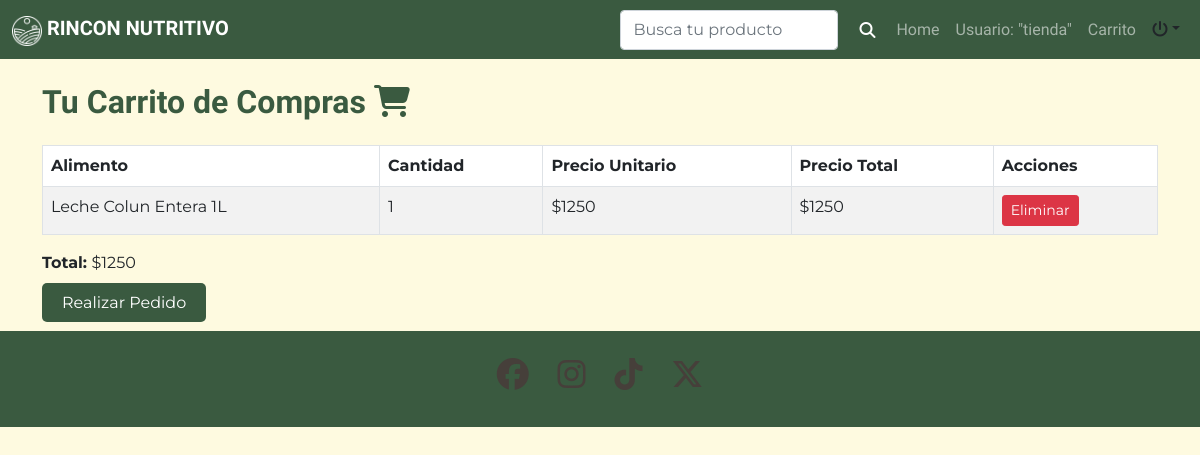
Page /carrito/ (signed in) on the earlier database version.
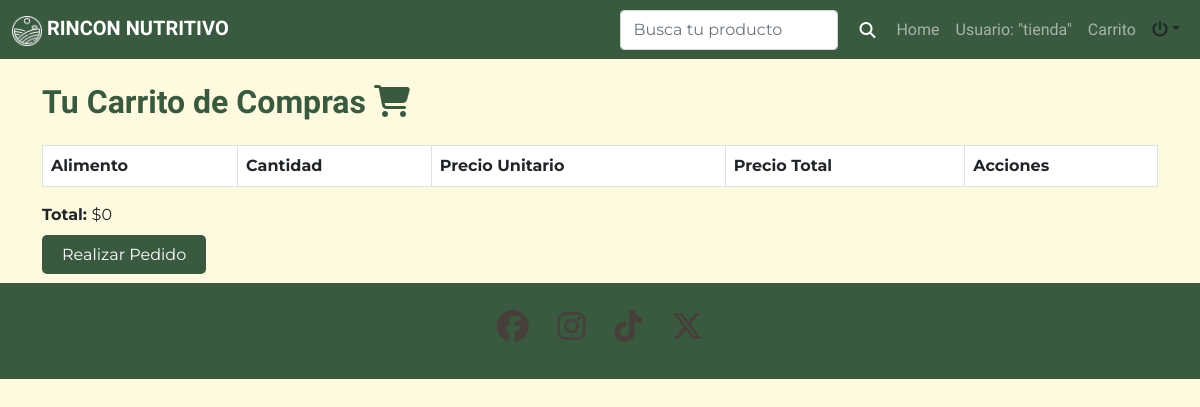
Same page on the later database version.
### app/models.py (models this page shows, shortened)
class CarritoItem(models.Model):
    carrito = models.ForeignKey(Carrito, on_delete=models.CASCADE)
    alimento = models.ForeignKey(Alimento, on_delete=models.CASCADE)
    cantidad = models.PositiveIntegerField(default=1)
    def precio_total(self):
        return self.alimento.precio * self.cantidad

class Alimento(models.Model):
    nombre_alimento = models.CharField(max_length=30)
    descripcion = models.TextField(max_length=1000)
    precio = models.PositiveIntegerField()
    imagen = models.ImageField(upload_to='alimentos/')
    cantidad = models.PositiveIntegerField()
    proteinas = models.FloatField(max_length=3, null =True)
    carbohidratos = models.FloatField(max_length=3, null =True)
    grasas = models.FloatField(max_length=3, null =True)
    energia = models.FloatField(max_length=3, null =True)
    id_categoria = models.ForeignKey(CategoriaAlimento, on_delete=models.SET_NULL, null=True, blank=True)

class Carrito(models.Model):
    usuario = models.OneToOneField(User, on_delete=models.CASCADE)
    def get_total(self):
        items = CarritoItem.objects.filter(carrito=self)
        return sum(item.alimento.precio * item.cantidad for item in items)

### app/views.py (the view)
# urls.py: path('carrito/', ver_carrito, name='ver_carrito'),
@login_required
def ver_carrito(request):
    carrito, creado = Carrito.objects.get_or_create(usuario=request.user)
    items = CarritoItem.objects.filter(carrito=carrito)
    return render(request, 'app/carrito.html', {'items': items, 'carrito': carrito})

### app/templates/app/carrito.html
{% extends 'app/base.html' %}
{% block contenido %}
<div class="container mt-4 mb-3">
    <h2 class="titulo-carrito mb-4">Tu Carrito de Compras <i class="fa-solid fa-cart-shopping"></i></h2>
    <table class="table table-striped table-bordered table-custom">
        <thead>
            <tr>
                <th>Alimento</th>
                <th>Cantidad</th>
                <th>Precio Unitario</th>
                <th>Precio Total</th>
                <th>Acciones</th>
            </tr>
        </thead>
        <tbody>
            {% for item in items %}
            <tr>
                <td>{{ item.alimento.nombre_alimento }}</td>
                <td>{{ item.cantidad }}</td>
                <td>${{ item.alimento.precio }}</td>
                <td>${{ item.precio_total }}</td>
                <td>
                    <a href="{% url 'eliminar_del_carrito' item.id %}" class="btn btn-danger btn-sm">Eliminar</a>
                </td>
            </tr>
            {% endfor %}
        </tbody>
    </table>
    <p><strong>Total: </strong>${{ carrito.get_total }}</p>
    <a href="{% url 'realizar_pedido' %}" class="btn-home">Realizar Pedido</a>
</div>
{% endblock %}

Differences in the rows shown:
removed CarritoItem: alimento.nombre_alimento "Leche Colun Entera 1L", cantidad "1", alimento.precio "1250", precio_total "1250"
computed for Carrito: get_total "1250" → "0"
